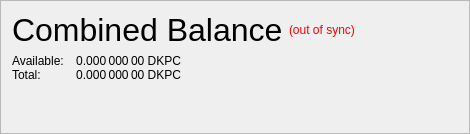
                   <widget class="QFrame" name="frame_CombinedBalances">
                    <property name="minimumSize">
                     <size>
                      <width>470</width>
                      <height>0</height>
                     </size>
                    </property>
                    <property name="frameShape">
                     <enum>QFrame::StyledPanel</enum>
                    </property>
                    <property name="frameShadow">
                     <enum>QFrame::Raised</enum>
                    </property>
                    <layout class="QVBoxLayout" name="verticalLayout_5">
                     <property name="spacing">
                      <number>6</number>
                     </property>
                     <property name="sizeConstraint">
                      <enum>QLayout::SetNoConstraint</enum>
                     </property>
                     <item>
                      <layout class="QHBoxLayout" name="horizontalLayout_5" stretch="0,0,0">
                       <item>
                        <widget class="QLabel" name="label_5z">
                         <property name="minimumSize">
                          <size>
                           <width>0</width>
                           <height>20</height>
                          </size>
                         </property>
                         <property name="font">
                          <font>
                           <pointsize>24</pointsize>
                           <weight>50</weight>
                           <bold>false</bold>
                          </font>
                         </property>
                         <property name="toolTip">
                          <string>Combined Balance (including unconfirmed and immature coins)</string>
                         </property>
                         <property name="text">
                          <string>Combined Balance</string>
                         </property>
                        </widget>
                       </item>
                       <item>
                        <widget class="QLabel" name="labelWalletStatus">
                         <property name="cursor">
                          <cursorShape>WhatsThisCursor</cursorShape>
                         </property>
                         <property name="toolTip">
                          <string>The displayed information may be out of date. Your wallet automatically synchronizes with the Darkpaycoin network after a connection is established, but this process has not completed yet.</string>
                         </property>
                         <property name="styleSheet">
                          <string notr="true">QLabel { color: red; }</string>
                         </property>
                         <property name="text">
                          <string notr="true">(out of sync)</string>
                         </property>
                         <property name="alignment">
                          <set>Qt::AlignLeading|Qt::AlignLeft|Qt::AlignVCenter</set>
                         </property>
                        </widget>
                       </item>
                       <item>
                        <spacer name="horizontalSpacer_1">
                         <property name="orientation">
                          <enum>Qt::Horizontal</enum>
                         </property>
                         <property name="sizeHint" stdset="0">
                          <size>
                           <width>40</width>
                           <height>20</height>
                          </size>
                         </property>
                        </spacer>
                       </item>
                      </layout>
                     </item>
                     <item>
                      <layout class="QGridLayout" name="gridLayout_3">
                       <property name="horizontalSpacing">
                        <number>12</number>
                       </property>
                       <property name="verticalSpacing">
                        <number>0</number>
                       </property>
                       <item row="1" column="0">
                        <widget class="QLabel" name="labelBalanceTextz">
                         <property name="text">
                          <string>Available:</string>
                         </property>
                        </widget>
                       </item>
                       <item row="1" column="1">
                        <widget class="QLabel" name="labelBalancez">
                         <property name="font">
                          <font>
                           <weight>50</weight>
                           <bold>false</bold>
                          </font>
                         </property>
                         <property name="cursor">
                          <cursorShape>IBeamCursor</cursorShape>
                         </property>
                         <property name="toolTip">
                          <string>Your current spendable balance</string>
                         </property>
                         <property name="text">
                          <string notr="true">0.000 000 00 DKPC</string>
                         </property>
                         <property name="alignment">
                          <set>Qt::AlignRight|Qt::AlignTrailing|Qt::AlignVCenter</set>
                         </property>
                         <property name="textInteractionFlags">
                          <set>Qt::LinksAccessibleByMouse|Qt::TextSelectableByKeyboard|Qt::TextSelectableByMouse</set>
                         </property>
                        </widget>
                       </item>
                       <item row="2" column="0">
                        <widget class="QLabel" name="labelTotalTextz">
                         <property name="text">
                          <string>Total:</string>
                         </property>
                        </widget>
                       </item>
                       <item row="2" column="1">
                        <widget class="QLabel" name="labelTotalz">
                         <property name="font">
                          <font>
                           <weight>50</weight>
                           <bold>false</bold>
                          </font>
                         </property>
                         <property name="cursor">
                          <cursorShape>IBeamCursor</cursorShape>
                         </property>
                         <property name="toolTip">
                          <string>Total Balance, including all unavailable coins.</string>
                         </property>
                         <property name="text">
                          <string notr="true">0.000 000 00 DKPC</string>
                         </property>
                         <property name="alignment">
                          <set>Qt::AlignRight|Qt::AlignTrailing|Qt::AlignVCenter</set>
                         </property>
                         <property name="textInteractionFlags">
                          <set>Qt::LinksAccessibleByMouse|Qt::TextSelectableByKeyboard|Qt::TextSelectableByMouse</set>
                         </property>
                        </widget>
                       </item>
                       <item row="2" column="3">
                        <spacer name="horizontalSpacer_2">
                         <property name="orientation">
                          <enum>Qt::Horizontal</enum>
                         </property>
                         <property name="sizeHint" stdset="0">
                          <size>
                           <width>40</width>
                           <height>0</height>
                          </size>
                         </property>
                        </spacer>
                       </item>
                      </layout>
                     </item>
                     <item>
                      <spacer name="verticalSpacer_1">
                       <property name="orientation">
                        <enum>Qt::Vertical</enum>
                       </property>
                       <property name="sizeHint" stdset="0">
                        <size>
                         <width>20</width>
                         <height>40</height>
                        </size>
                       </property>
                      </spacer>
                     </item>
                    </layout>
                   </widget>
